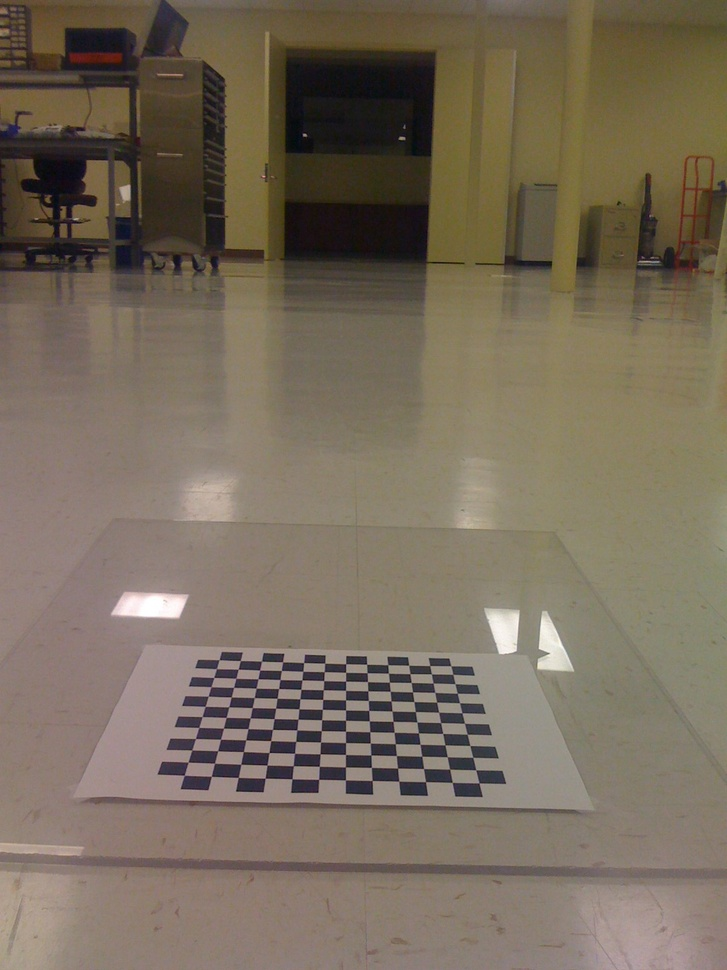
//> input picture Learning.OpenCV/birdseye/IMG_0214.jpg, 727 x 970 px, shrunk from 1200 x 1600 before the run
$ ./gamma ../../../../Learning.OpenCV/birdseye/IMG_0214.jpg   (built with g++ and OpenCV 4)
//> lines starting //> are read from the running program, lines starting //| are printed output that depends on the picture; after the words box and inside, x2 and y2 are one past the last pixel; in counts of white or black regions, pixels touching at a corner belong together
#include<opencv2/core/core.hpp>
#include<opencv2/highgui/highgui.hpp>
#include<opencv2/imgproc/imgproc.hpp>
#include<string>
#include<iostream>
cv::Mat image;//输入图像
cv::Mat image_0_1;//归一化输入图像
cv::Mat contrastImage;//输出图像
//图像的宽高
int height;
int width;
int value = 16;
float segValue = 40.0;
const int MAX_VALUE = 120;
std::string contrastWindow = "对比度";
void callback_value(int, void*)
{
	//这里 gamma 的取值范围为 [0，3]
	float gamma = float(value) / segValue;
	//调整对比度
	for (int r = 0; r < height; r++)
	{
		for (int c = 0; c < width; c++)
		{
			float pixel = powf(image_0_1.at<float>(r, c), gamma);
			contrastImage.at<float>(r, c) = pixel;
		}
	}
	//或者直接采用 OpenCV 提供的 pow函数
	//cv::pow(image_0_1, gamma, contrastImage);
	//显示调整对比度后的效果
	cv::imshow(contrastWindow, contrastImage);
	/*保存结果*/
	contrastImage.convertTo(contrastImage, CV_8UC1, 255, 0);
	cv::imwrite("contrastImage.jpg", contrastImage);
}
int main(int argc, char*argv[])
{
	//输入图片
	image = cv::imread(argv[1], CV_LOAD_IMAGE_GRAYSCALE);
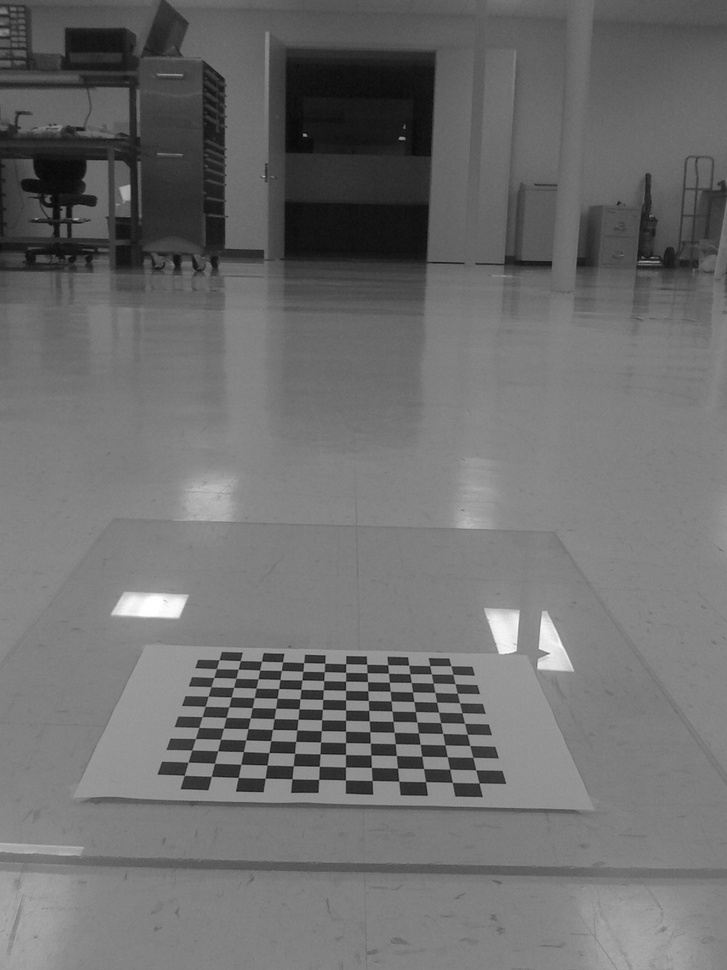
//> image: 970 rows x 727 cols, CV_8UC1; min 2, max 255, mean 109.9
	if (!image.data)
	{
		std::cout << "没有图片" << std::endl;
		return -1;
	}
	//图片归一化，每一个灰度值都除以 255
	image.convertTo(image_0_1, CV_32FC1, 1.0 / 255.0, 0);
	//显示原图
	cv::imshow("原图", image_0_1);
	//图像的宽高
	height = image.rows;
//> height = 970
	width = image.cols;
//> width = 727
	contrastImage = cv::Mat::zeros(image.size(), CV_32FC1);
	cv::namedWindow(contrastWindow, CV_WINDOW_AUTOSIZE);
	cv::createTrackbar("value", contrastWindow, &value, MAX_VALUE, callback_value);
	callback_value(0, 0);
//> after the loop in callback_value, `for (int r = 0; r < height; r++)`:
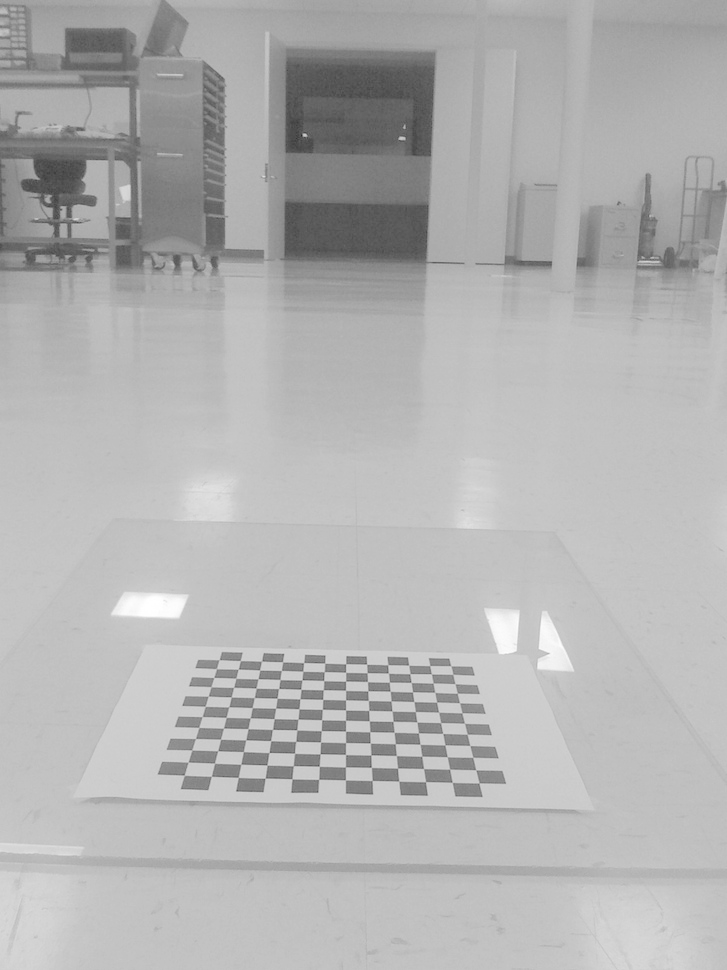
//> contrastImage: 970 rows x 727 cols, CV_32FC1; min 0.144, max 1, mean 0.702
	cv::waitKey(0);
//> after the loop in callback_value (call 2), `for (int r = 0; r < height; r++)`:
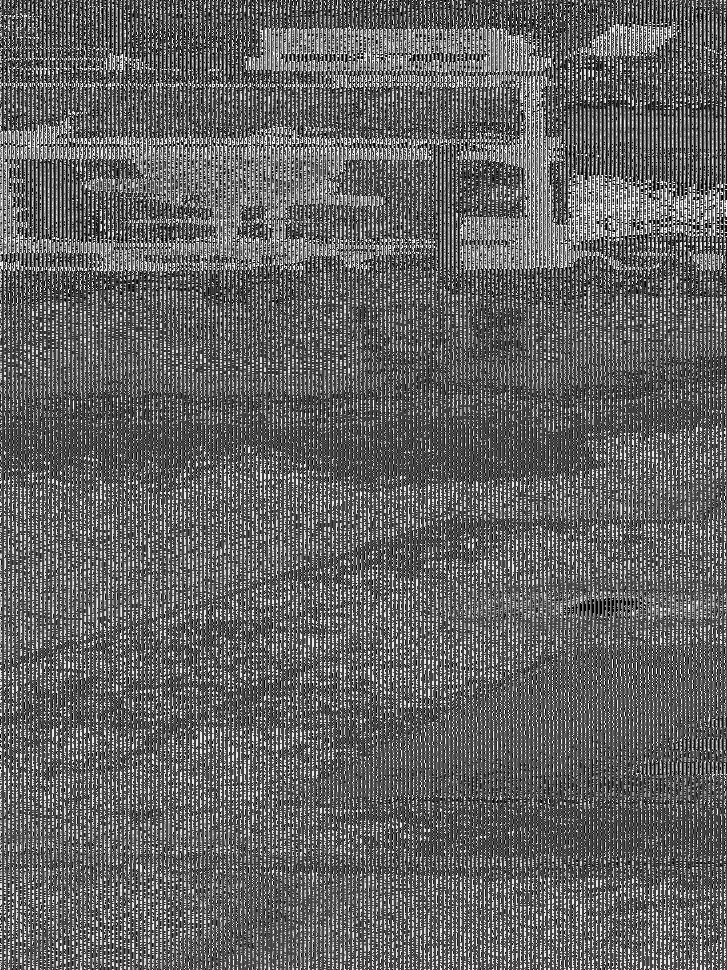
//> contrastImage: 970 rows x 727 cols, CV_8UC1; min 0, max 255, mean 98.8
//> in callback_value (call 2), `contrastImage.convertTo(contrastImage, CV_8UC1, 255, 0);`:
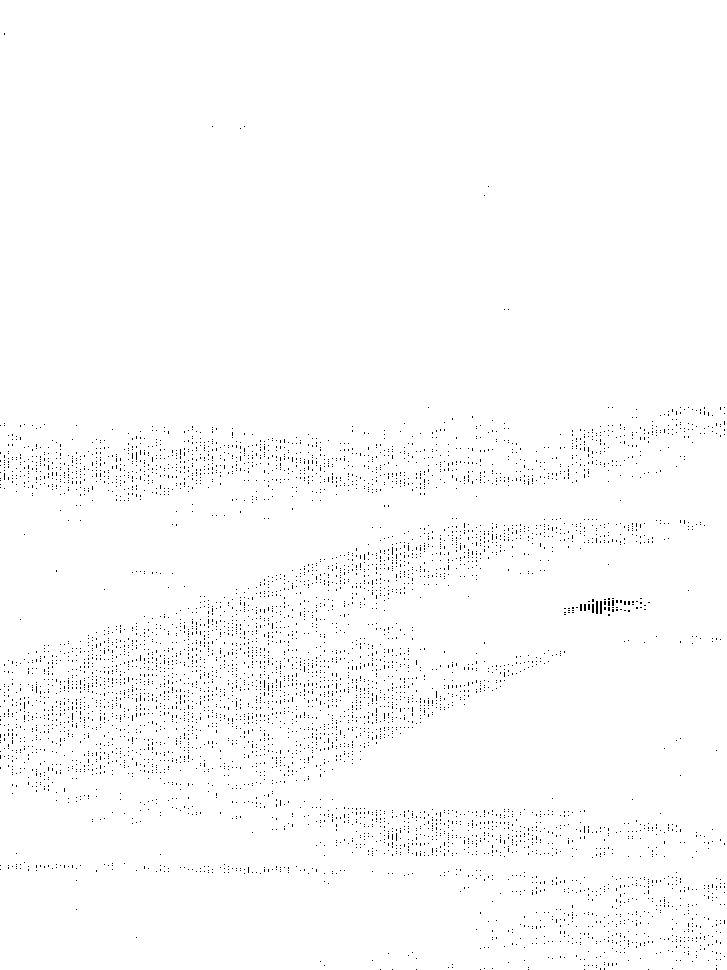
//> contrastImage: 970 rows x 727 cols, CV_8UC1; 98.8% white; black in thin lines or dots
	return 0;
}

$ run again, on Learning.OpenCV/birdseye/IMG_0217.jpg
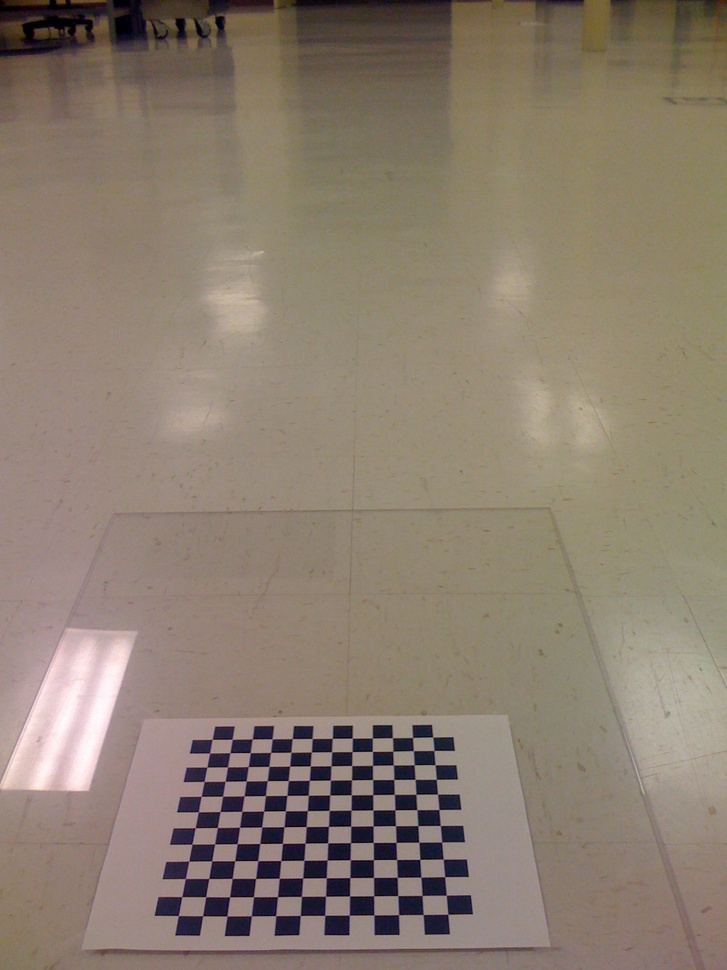
//> input picture Learning.OpenCV/birdseye/IMG_0217.jpg, 727 x 970 px, shrunk from 1200 x 1600 before the run
//> after the loop in callback_value (call 2), `for (int r = 0; r < height; r++)`:
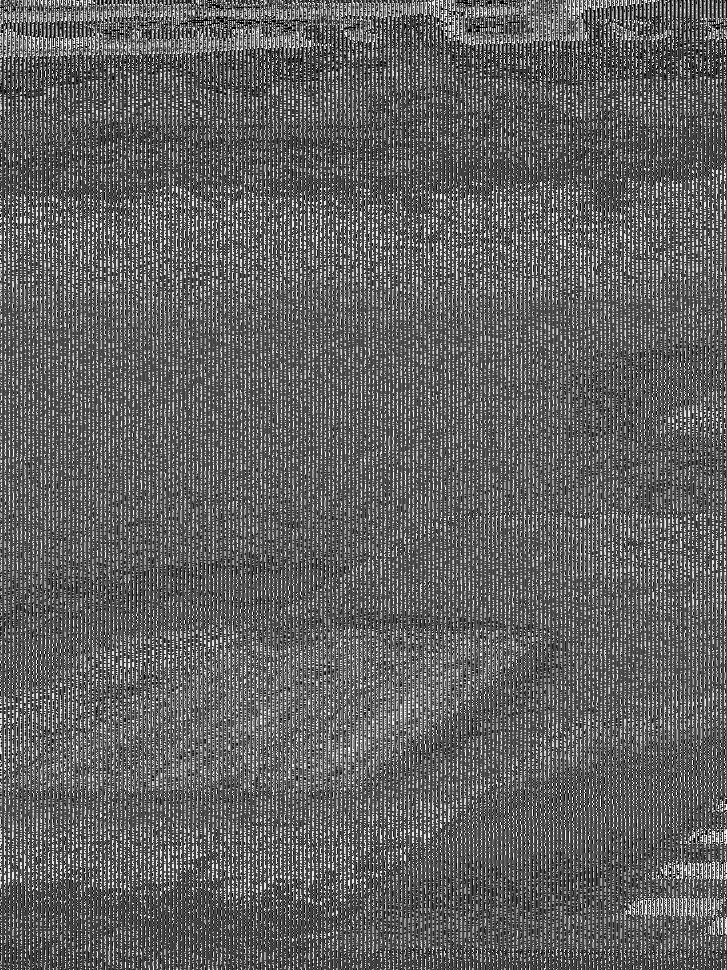
//> contrastImage: 970 rows x 727 cols, CV_8UC1; min 0, max 255, mean 97.6
//> in callback_value (call 2), `contrastImage.convertTo(contrastImage, CV_8UC1, 255, 0);`:
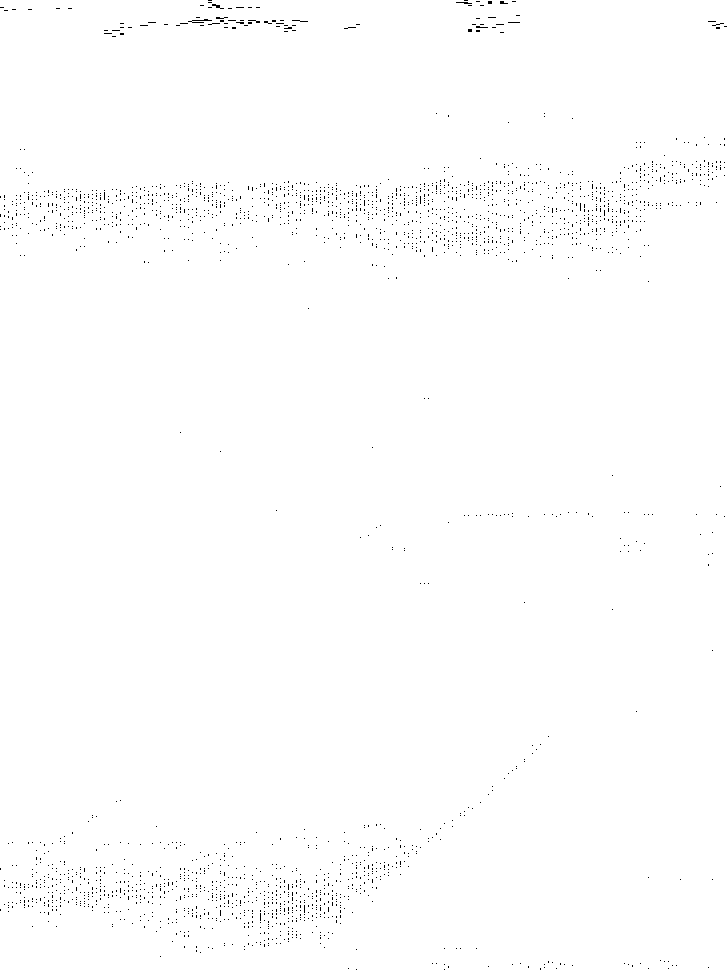
//> contrastImage: 970 rows x 727 cols, CV_8UC1; 99.4% white; black in thin lines or dots

$ run again, on Learning.OpenCV/birdseye/IMG_0218.jpg
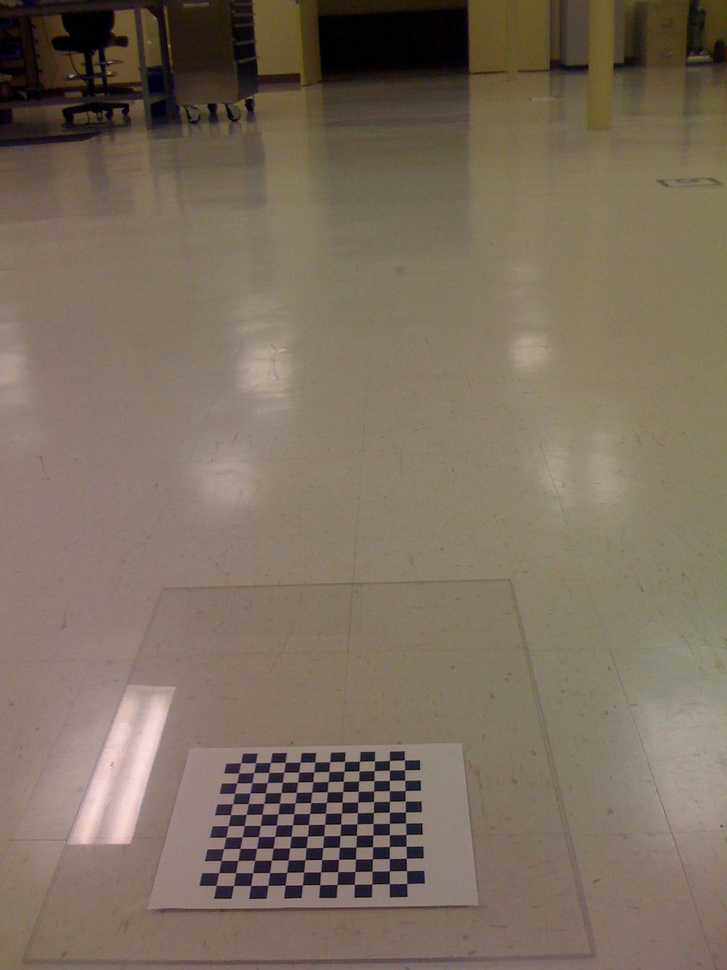
//> input picture Learning.OpenCV/birdseye/IMG_0218.jpg, 727 x 970 px, shrunk from 1200 x 1600 before the run
//> after the loop in callback_value (call 2), `for (int r = 0; r < height; r++)`:
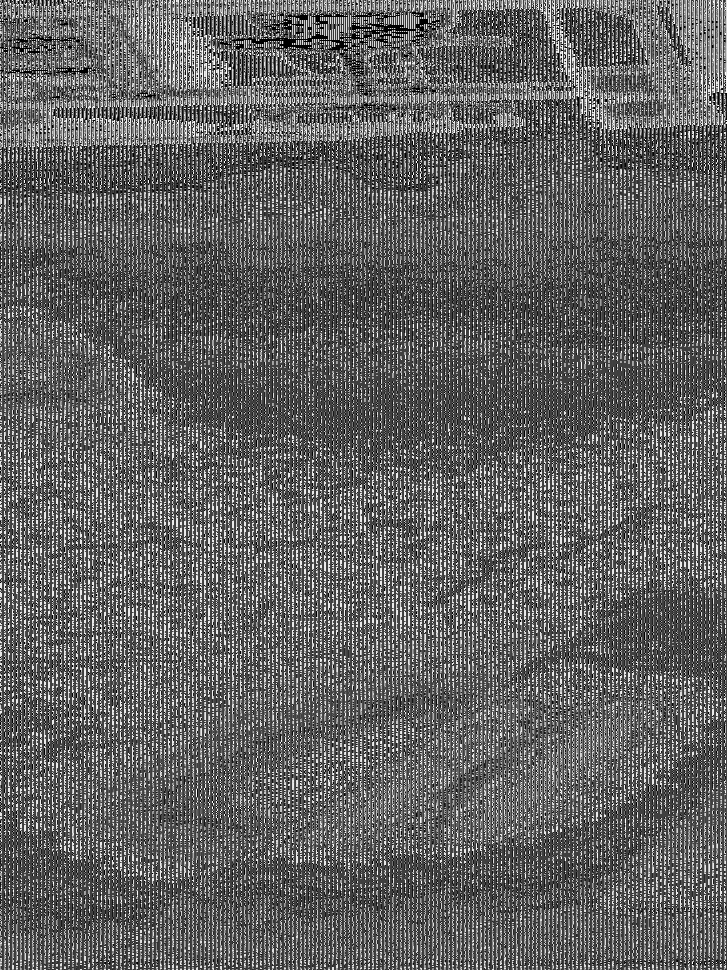
//> contrastImage: 970 rows x 727 cols, CV_8UC1; min 0, max 255, mean 97.7
//> in callback_value (call 2), `contrastImage.convertTo(contrastImage, CV_8UC1, 255, 0);`:
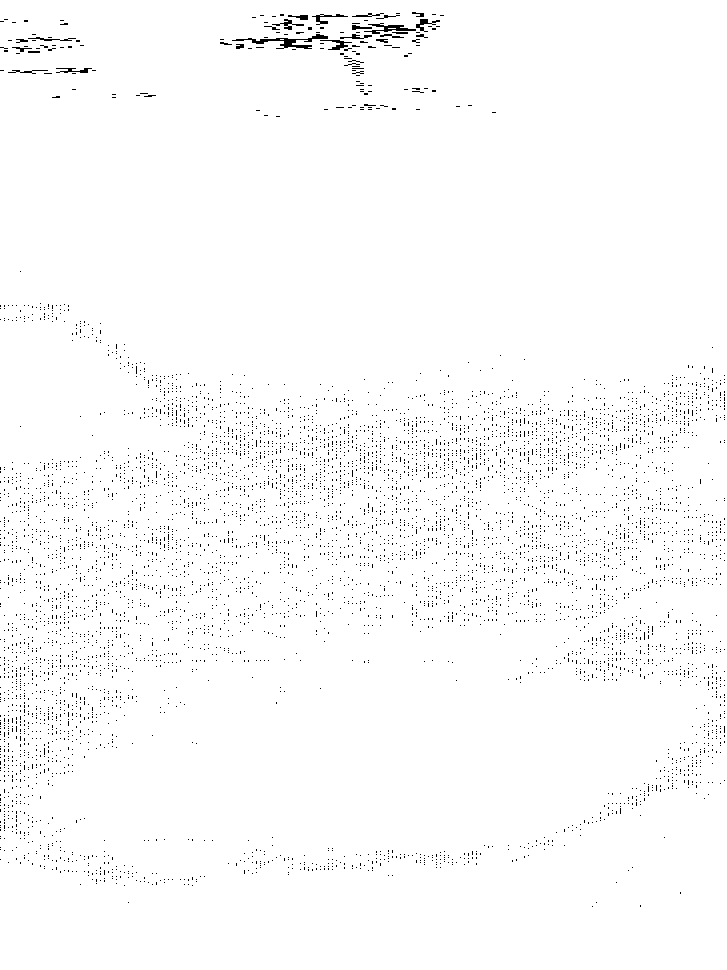
//> contrastImage: 970 rows x 727 cols, CV_8UC1; 98.4% white; black in thin lines or dots

$ run again, on Learning.OpenCV/birdseye/IMG_0219.jpg
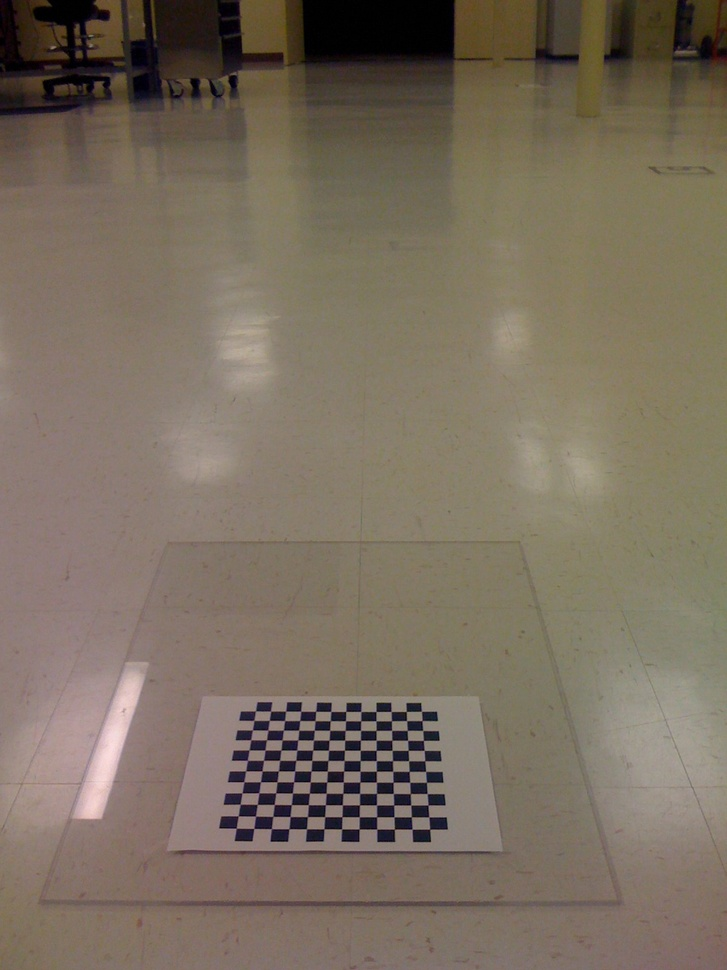
//> input picture Learning.OpenCV/birdseye/IMG_0219.jpg, 727 x 970 px, shrunk from 1200 x 1600 before the run
//> after the loop in callback_value (call 2), `for (int r = 0; r < height; r++)`:
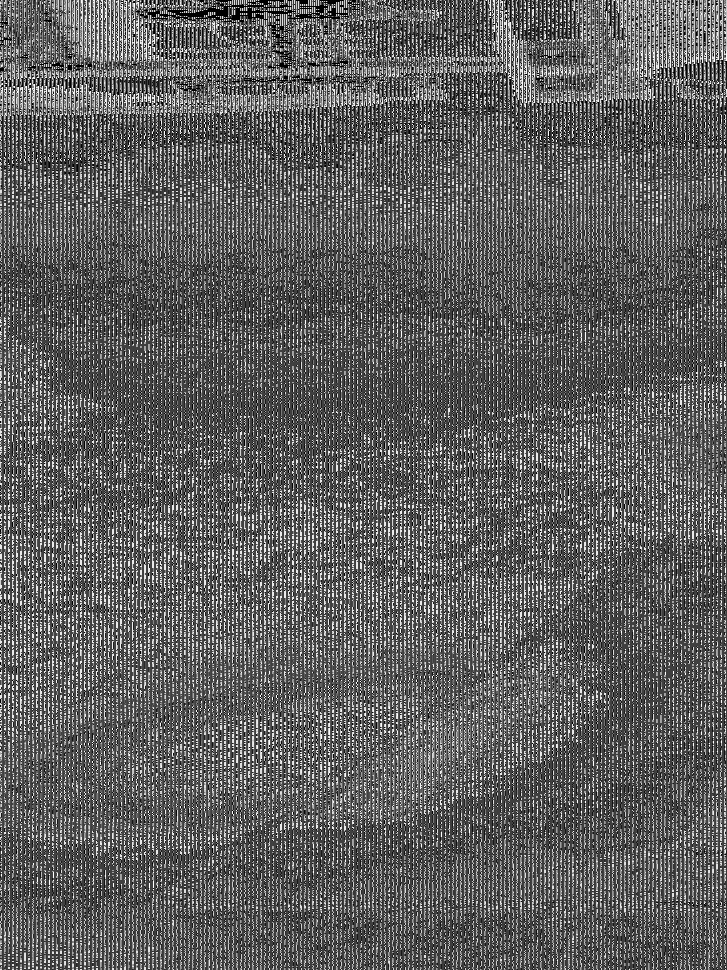
//> contrastImage: 970 rows x 727 cols, CV_8UC1; min 0, max 255, mean 95.1
//> in callback_value (call 2), `contrastImage.convertTo(contrastImage, CV_8UC1, 255, 0);`:
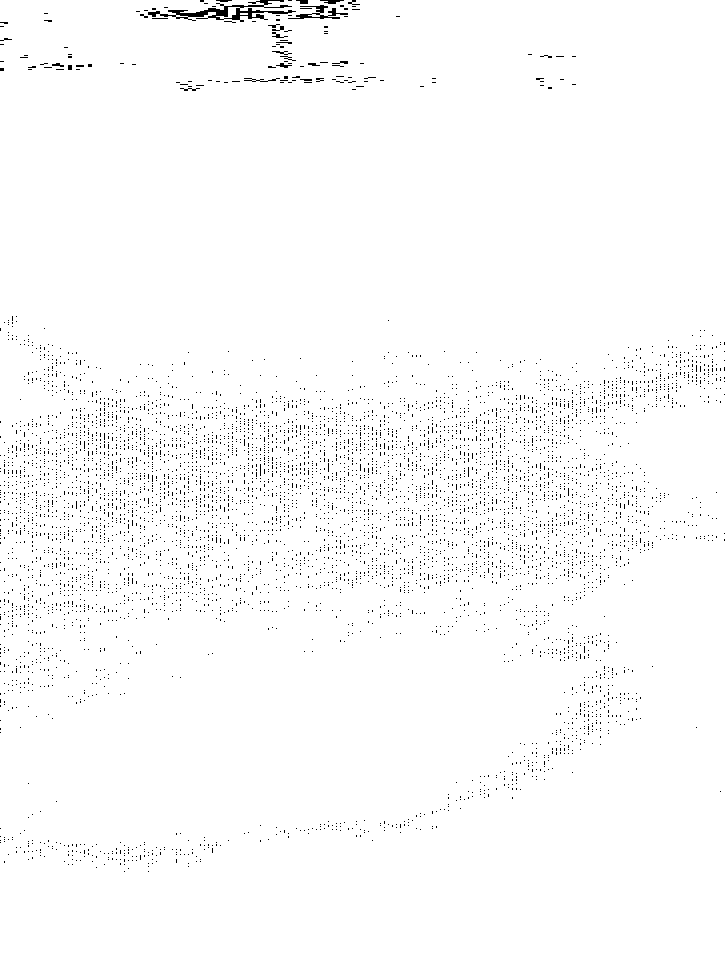
//> contrastImage: 970 rows x 727 cols, CV_8UC1; 98.3% white; black in thin lines or dots, all inside (x1, y1, x2, y2) = (0, 0, 725, 872)
